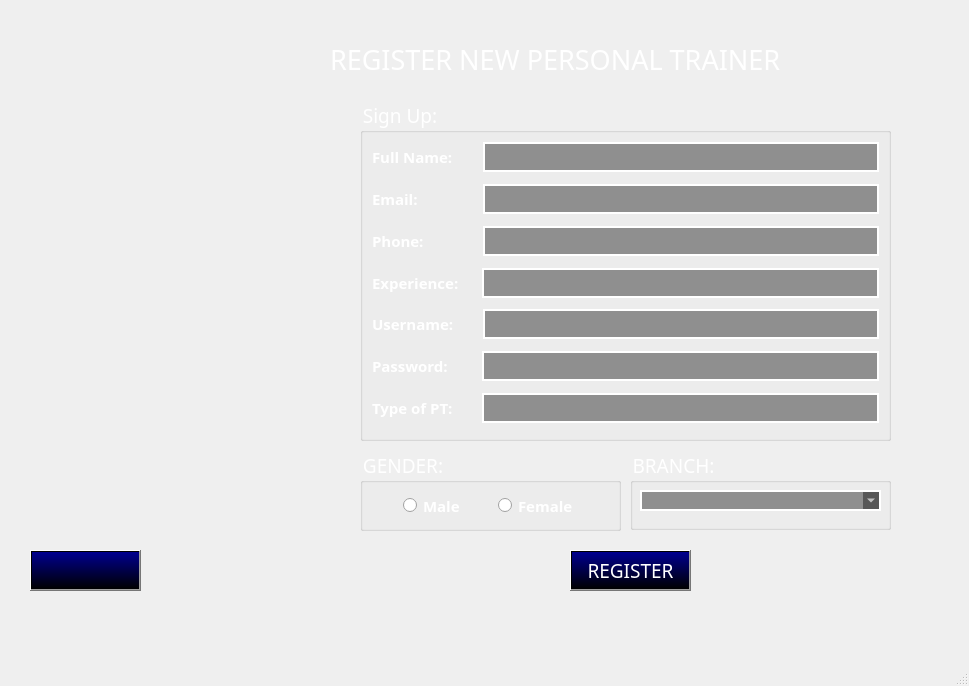
<?xml version="1.0" encoding="UTF-8"?>
<ui version="4.0">
 <class>MainWindow</class>
 <widget class="QMainWindow" name="MainWindow">
  <property name="geometry">
   <rect>
    <x>0</x>
    <y>0</y>
    <width>969</width>
    <height>686</height>
   </rect>
  </property>
  <property name="windowTitle">
   <string>MainWindow</string>
  </property>
  <widget class="QWidget" name="centralwidget">
   <widget class="QLabel" name="label">
    <property name="geometry">
     <rect>
      <x>-70</x>
      <y>0</y>
      <width>401</width>
      <height>631</height>
     </rect>
    </property>
    <property name="text">
     <string/>
    </property>
    <property name="pixmap">
     <pixmap>../../images/rock_blur.png</pixmap>
    </property>
    <property name="scaledContents">
     <bool>true</bool>
    </property>
   </widget>
   <widget class="QLabel" name="label_2">
    <property name="geometry">
     <rect>
      <x>-70</x>
      <y>0</y>
      <width>401</width>
      <height>631</height>
     </rect>
    </property>
    <property name="text">
     <string/>
    </property>
    <property name="pixmap">
     <pixmap>../../images/rock.png</pixmap>
    </property>
    <property name="scaledContents">
     <bool>true</bool>
    </property>
   </widget>
   <widget class="QLabel" name="label_3">
    <property name="geometry">
     <rect>
      <x>190</x>
      <y>0</y>
      <width>861</width>
      <height>631</height>
     </rect>
    </property>
    <property name="text">
     <string/>
    </property>
    <property name="pixmap">
     <pixmap>../../images/img_bg6.jpg</pixmap>
    </property>
    <property name="scaledContents">
     <bool>true</bool>
    </property>
   </widget>
   <widget class="QLabel" name="label_10">
    <property name="geometry">
     <rect>
      <x>10</x>
      <y>0</y>
      <width>131</width>
      <height>51</height>
     </rect>
    </property>
    <property name="text">
     <string/>
    </property>
    <property name="pixmap">
     <pixmap>../../images/logo_2.png</pixmap>
    </property>
    <property name="scaledContents">
     <bool>true</bool>
    </property>
   </widget>
   <widget class="QPushButton" name="pushButtonRegister">
    <property name="geometry">
     <rect>
      <x>570</x>
      <y>550</y>
      <width>121</width>
      <height>41</height>
     </rect>
    </property>
    <property name="font">
     <font>
      <family>UTM Bebas</family>
      <pointsize>14</pointsize>
      <weight>50</weight>
      <bold>false</bold>
     </font>
    </property>
    <property name="styleSheet">
     <string notr="true">color: rgb(255, 255, 255);
background-color: qlineargradient(spread:pad, x1:0, y1:1, x2:0, y2:0, stop:0 rgba(0, 0, 0, 255), stop:0.965174 rgba(0, 0, 139, 255));</string>
    </property>
    <property name="text">
     <string>REGISTER</string>
    </property>
   </widget>
   <widget class="QPushButton" name="pushButtonReturn">
    <property name="geometry">
     <rect>
      <x>30</x>
      <y>550</y>
      <width>111</width>
      <height>41</height>
     </rect>
    </property>
    <property name="styleSheet">
     <string notr="true">color: rgb(255, 255, 255);
background-color: qlineargradient(spread:pad, x1:0, y1:1, x2:0, y2:0, stop:0 rgba(0, 0, 0, 255), stop:0.965174 rgba(0, 0, 139, 255));</string>
    </property>
    <property name="text">
     <string/>
    </property>
    <property name="icon">
     <iconset>
      <normaloff>../../images/icon_return.png</normaloff>../../images/icon_return.png</iconset>
    </property>
    <property name="iconSize">
     <size>
      <width>40</width>
      <height>40</height>
     </size>
    </property>
   </widget>
   <widget class="QGroupBox" name="groupBox">
    <property name="geometry">
     <rect>
      <x>360</x>
      <y>100</y>
      <width>531</width>
      <height>341</height>
     </rect>
    </property>
    <property name="font">
     <font>
      <family>UTM Bebas</family>
      <pointsize>14</pointsize>
     </font>
    </property>
    <property name="styleSheet">
     <string notr="true">color: rgb(255, 255, 255);</string>
    </property>
    <property name="title">
     <string>Sign Up: </string>
    </property>
    <layout class="QVBoxLayout" name="verticalLayout_2">
     <item>
      <layout class="QVBoxLayout" name="verticalLayout">
       <item>
        <layout class="QHBoxLayout" name="horizontalLayout_2">
         <item>
          <widget class="QLabel" name="label_5">
           <property name="minimumSize">
            <size>
             <width>105</width>
             <height>0</height>
            </size>
           </property>
           <property name="font">
            <font>
             <family>Sitka Text Semibold</family>
             <pointsize>11</pointsize>
             <weight>75</weight>
             <bold>true</bold>
            </font>
           </property>
           <property name="text">
            <string>Full Name:</string>
           </property>
          </widget>
         </item>
         <item>
          <widget class="QLineEdit" name="lineEditName">
           <property name="minimumSize">
            <size>
             <width>0</width>
             <height>30</height>
            </size>
           </property>
           <property name="font">
            <font>
             <pointsize>-1</pointsize>
            </font>
           </property>
           <property name="styleSheet">
            <string notr="true">background-color: rgba(0, 0, 0, 100);
border: 1.5px solid white;
color: white;
font-size: 16px;
padding: 5px;
</string>
           </property>
           <property name="text">
            <string/>
           </property>
          </widget>
         </item>
        </layout>
       </item>
       <item>
        <spacer name="verticalSpacer">
         <property name="orientation">
          <enum>Qt::Vertical</enum>
         </property>
         <property name="sizeHint" stdset="0">
          <size>
           <width>10</width>
           <height>0</height>
          </size>
         </property>
        </spacer>
       </item>
       <item>
        <spacer name="verticalSpacer_5">
         <property name="orientation">
          <enum>Qt::Vertical</enum>
         </property>
         <property name="sizeHint" stdset="0">
          <size>
           <width>20</width>
           <height>40</height>
          </size>
         </property>
        </spacer>
       </item>
       <item>
        <layout class="QHBoxLayout" name="horizontalLayout_3">
         <item>
          <widget class="QLabel" name="label_6">
           <property name="minimumSize">
            <size>
             <width>105</width>
             <height>0</height>
            </size>
           </property>
           <property name="font">
            <font>
             <family>Sitka Text Semibold</family>
             <pointsize>11</pointsize>
             <weight>75</weight>
             <bold>true</bold>
            </font>
           </property>
           <property name="text">
            <string>Email: </string>
           </property>
          </widget>
         </item>
         <item>
          <widget class="QLineEdit" name="lineEditEmail">
           <property name="minimumSize">
            <size>
             <width>98</width>
             <height>30</height>
            </size>
           </property>
           <property name="font">
            <font>
             <pointsize>-1</pointsize>
            </font>
           </property>
           <property name="styleSheet">
            <string notr="true">background-color: rgba(0, 0, 0, 100);
border: 1.5px solid white;
color: white;
font-size: 16px;
padding: 5px;
</string>
           </property>
          </widget>
         </item>
        </layout>
       </item>
       <item>
        <spacer name="verticalSpacer_2">
         <property name="orientation">
          <enum>Qt::Vertical</enum>
         </property>
         <property name="sizeHint" stdset="0">
          <size>
           <width>20</width>
           <height>40</height>
          </size>
         </property>
        </spacer>
       </item>
       <item>
        <layout class="QHBoxLayout" name="horizontalLayout_5">
         <item>
          <widget class="QLabel" name="label_7">
           <property name="minimumSize">
            <size>
             <width>105</width>
             <height>0</height>
            </size>
           </property>
           <property name="font">
            <font>
             <family>Sitka Text Semibold</family>
             <pointsize>11</pointsize>
             <weight>75</weight>
             <bold>true</bold>
            </font>
           </property>
           <property name="text">
            <string>Phone:</string>
           </property>
          </widget>
         </item>
         <item>
          <widget class="QLineEdit" name="lineEditPhone">
           <property name="minimumSize">
            <size>
             <width>0</width>
             <height>30</height>
            </size>
           </property>
           <property name="font">
            <font>
             <pointsize>-1</pointsize>
            </font>
           </property>
           <property name="styleSheet">
            <string notr="true">background-color: rgba(0, 0, 0, 100);
border: 1.5px solid white;
color: white;
font-size: 16px;
padding: 5px;
</string>
           </property>
          </widget>
         </item>
        </layout>
       </item>
       <item>
        <spacer name="verticalSpacer_3">
         <property name="orientation">
          <enum>Qt::Vertical</enum>
         </property>
         <property name="sizeHint" stdset="0">
          <size>
           <width>20</width>
           <height>40</height>
          </size>
         </property>
        </spacer>
       </item>
       <item>
        <layout class="QHBoxLayout" name="horizontalLayout_11">
         <item>
          <widget class="QLabel" name="label_13">
           <property name="minimumSize">
            <size>
             <width>104</width>
             <height>0</height>
            </size>
           </property>
           <property name="font">
            <font>
             <family>Sitka Text Semibold</family>
             <pointsize>11</pointsize>
             <weight>75</weight>
             <bold>true</bold>
            </font>
           </property>
           <property name="text">
            <string>Experience:</string>
           </property>
          </widget>
         </item>
         <item>
          <widget class="QLineEdit" name="lineEditExperience">
           <property name="minimumSize">
            <size>
             <width>0</width>
             <height>30</height>
            </size>
           </property>
           <property name="font">
            <font>
             <pointsize>-1</pointsize>
            </font>
           </property>
           <property name="styleSheet">
            <string notr="true">background-color: rgba(0, 0, 0, 100);
border: 1.5px solid white;
color: white;
font-size: 16px;
padding: 5px;
</string>
           </property>
          </widget>
         </item>
        </layout>
       </item>
       <item>
        <spacer name="verticalSpacer_8">
         <property name="orientation">
          <enum>Qt::Vertical</enum>
         </property>
         <property name="sizeHint" stdset="0">
          <size>
           <width>20</width>
           <height>40</height>
          </size>
         </property>
        </spacer>
       </item>
       <item>
        <layout class="QHBoxLayout" name="horizontalLayout_6">
         <item>
          <widget class="QLabel" name="label_8">
           <property name="minimumSize">
            <size>
             <width>105</width>
             <height>0</height>
            </size>
           </property>
           <property name="font">
            <font>
             <family>Sitka Text Semibold</family>
             <pointsize>11</pointsize>
             <weight>75</weight>
             <bold>true</bold>
            </font>
           </property>
           <property name="text">
            <string>Username:</string>
           </property>
          </widget>
         </item>
         <item>
          <widget class="QLineEdit" name="lineEditUserName">
           <property name="minimumSize">
            <size>
             <width>0</width>
             <height>30</height>
            </size>
           </property>
           <property name="font">
            <font>
             <pointsize>-1</pointsize>
            </font>
           </property>
           <property name="styleSheet">
            <string notr="true">background-color: rgba(0, 0, 0, 100);
border: 1.5px solid white;
color: white;
font-size: 16px;
padding: 5px;
</string>
           </property>
          </widget>
         </item>
        </layout>
       </item>
       <item>
        <spacer name="verticalSpacer_4">
         <property name="orientation">
          <enum>Qt::Vertical</enum>
         </property>
         <property name="sizeHint" stdset="0">
          <size>
           <width>20</width>
           <height>40</height>
          </size>
         </property>
        </spacer>
       </item>
       <item>
        <layout class="QHBoxLayout" name="horizontalLayout_7">
         <item>
          <widget class="QLabel" name="label_9">
           <property name="minimumSize">
            <size>
             <width>104</width>
             <height>0</height>
            </size>
           </property>
           <property name="font">
            <font>
             <family>Sitka Text Semibold</family>
             <pointsize>11</pointsize>
             <weight>75</weight>
             <bold>true</bold>
            </font>
           </property>
           <property name="text">
            <string>Password:</string>
           </property>
          </widget>
         </item>
         <item>
          <widget class="QLineEdit" name="lineEditPassword">
           <property name="minimumSize">
            <size>
             <width>0</width>
             <height>30</height>
            </size>
           </property>
           <property name="font">
            <font>
             <pointsize>-1</pointsize>
            </font>
           </property>
           <property name="styleSheet">
            <string notr="true">background-color: rgba(0, 0, 0, 100);
border: 1.5px solid white;
color: white;
font-size: 16px;
padding: 5px;
</string>
           </property>
          </widget>
         </item>
        </layout>
       </item>
       <item>
        <spacer name="verticalSpacer_6">
         <property name="orientation">
          <enum>Qt::Vertical</enum>
         </property>
         <property name="sizeHint" stdset="0">
          <size>
           <width>20</width>
           <height>40</height>
          </size>
         </property>
        </spacer>
       </item>
       <item>
        <layout class="QHBoxLayout" name="horizontalLayout_9">
         <item>
          <widget class="QLabel" name="label_11">
           <property name="minimumSize">
            <size>
             <width>104</width>
             <height>0</height>
            </size>
           </property>
           <property name="font">
            <font>
             <family>Sitka Text Semibold</family>
             <pointsize>11</pointsize>
             <weight>75</weight>
             <bold>true</bold>
            </font>
           </property>
           <property name="text">
            <string>Type of PT:</string>
           </property>
          </widget>
         </item>
         <item>
          <widget class="QLineEdit" name="lineEditTypeoPT">
           <property name="minimumSize">
            <size>
             <width>0</width>
             <height>30</height>
            </size>
           </property>
           <property name="font">
            <font>
             <pointsize>-1</pointsize>
            </font>
           </property>
           <property name="styleSheet">
            <string notr="true">background-color: rgba(0, 0, 0, 100);
border: 1.5px solid white;
color: white;
font-size: 16px;
padding: 5px;
</string>
           </property>
          </widget>
         </item>
        </layout>
       </item>
       <item>
        <spacer name="verticalSpacer_7">
         <property name="orientation">
          <enum>Qt::Vertical</enum>
         </property>
         <property name="sizeHint" stdset="0">
          <size>
           <width>20</width>
           <height>40</height>
          </size>
         </property>
        </spacer>
       </item>
      </layout>
     </item>
    </layout>
   </widget>
   <widget class="QGroupBox" name="groupBox_2">
    <property name="geometry">
     <rect>
      <x>360</x>
      <y>450</y>
      <width>261</width>
      <height>81</height>
     </rect>
    </property>
    <property name="font">
     <font>
      <family>UTM Bebas</family>
      <pointsize>14</pointsize>
     </font>
    </property>
    <property name="styleSheet">
     <string notr="true">color: rgb(255, 255, 255);</string>
    </property>
    <property name="title">
     <string>GENDER: </string>
    </property>
    <layout class="QHBoxLayout" name="horizontalLayout_4">
     <item>
      <spacer name="horizontalSpacer_2">
       <property name="orientation">
        <enum>Qt::Horizontal</enum>
       </property>
       <property name="sizeHint" stdset="0">
        <size>
         <width>40</width>
         <height>20</height>
        </size>
       </property>
      </spacer>
     </item>
     <item>
      <layout class="QHBoxLayout" name="horizontalLayout">
       <item>
        <spacer name="horizontalSpacer_4">
         <property name="orientation">
          <enum>Qt::Horizontal</enum>
         </property>
         <property name="sizeHint" stdset="0">
          <size>
           <width>40</width>
           <height>20</height>
          </size>
         </property>
        </spacer>
       </item>
       <item>
        <widget class="QRadioButton" name="radioButtonMale">
         <property name="font">
          <font>
           <family>Sitka Text Semibold</family>
           <pointsize>11</pointsize>
           <weight>75</weight>
           <bold>true</bold>
          </font>
         </property>
         <property name="text">
          <string>Male</string>
         </property>
        </widget>
       </item>
       <item>
        <spacer name="horizontalSpacer_5">
         <property name="orientation">
          <enum>Qt::Horizontal</enum>
         </property>
         <property name="sizeHint" stdset="0">
          <size>
           <width>40</width>
           <height>20</height>
          </size>
         </property>
        </spacer>
       </item>
       <item>
        <widget class="QRadioButton" name="radioButtonFemale">
         <property name="font">
          <font>
           <family>Sitka Text Semibold</family>
           <pointsize>11</pointsize>
           <weight>75</weight>
           <bold>true</bold>
          </font>
         </property>
         <property name="text">
          <string>Female</string>
         </property>
        </widget>
       </item>
       <item>
        <spacer name="horizontalSpacer">
         <property name="orientation">
          <enum>Qt::Horizontal</enum>
         </property>
         <property name="sizeHint" stdset="0">
          <size>
           <width>40</width>
           <height>20</height>
          </size>
         </property>
        </spacer>
       </item>
      </layout>
     </item>
     <item>
      <spacer name="horizontalSpacer_3">
       <property name="orientation">
        <enum>Qt::Horizontal</enum>
       </property>
       <property name="sizeHint" stdset="0">
        <size>
         <width>40</width>
         <height>20</height>
        </size>
       </property>
      </spacer>
     </item>
    </layout>
   </widget>
   <widget class="QGroupBox" name="groupBox_3">
    <property name="geometry">
     <rect>
      <x>630</x>
      <y>450</y>
      <width>261</width>
      <height>80</height>
     </rect>
    </property>
    <property name="font">
     <font>
      <family>UTM Bebas</family>
      <pointsize>14</pointsize>
     </font>
    </property>
    <property name="styleSheet">
     <string notr="true">color: rgb(255, 255, 255);</string>
    </property>
    <property name="title">
     <string>BRANCH:</string>
    </property>
    <widget class="QComboBox" name="comboBoxBranch">
     <property name="geometry">
      <rect>
       <x>10</x>
       <y>40</y>
       <width>241</width>
       <height>21</height>
      </rect>
     </property>
     <property name="font">
      <font>
       <pointsize>-1</pointsize>
      </font>
     </property>
     <property name="styleSheet">
      <string notr="true">background-color: rgba(0, 0, 0, 100);
border: 1.5px solid white;
color: white;
font-size: 16px;
padding: 5px;
</string>
     </property>
    </widget>
   </widget>
   <widget class="QLabel" name="label_4">
    <property name="geometry">
     <rect>
      <x>330</x>
      <y>30</y>
      <width>581</width>
      <height>59</height>
     </rect>
    </property>
    <property name="font">
     <font>
      <family>UTM Eremitage</family>
      <pointsize>20</pointsize>
     </font>
    </property>
    <property name="styleSheet">
     <string notr="true">color: rgb(255, 255, 255);</string>
    </property>
    <property name="text">
     <string>REGISTER NEW PERSONAL TRAINER</string>
    </property>
   </widget>
   <zorder>label</zorder>
   <zorder>label_3</zorder>
   <zorder>label_2</zorder>
   <zorder>label_10</zorder>
   <zorder>pushButtonRegister</zorder>
   <zorder>pushButtonReturn</zorder>
   <zorder>groupBox</zorder>
   <zorder>groupBox_2</zorder>
   <zorder>groupBox_3</zorder>
   <zorder>label_4</zorder>
  </widget>
  <widget class="QMenuBar" name="menubar">
   <property name="geometry">
    <rect>
     <x>0</x>
     <y>0</y>
     <width>969</width>
     <height>26</height>
    </rect>
   </property>
  </widget>
  <widget class="QStatusBar" name="statusbar"/>
 </widget>
 <resources/>
 <connections/>
</ui>
